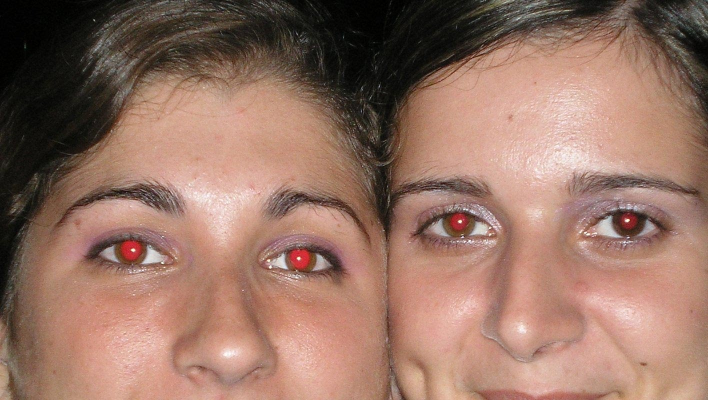
%> input picture red_eye_ex1.jpg, 1416 x 800 px (shown at 1/2 size)
$ octave redeyeremover.m   (GNU Octave 9; MATLAB toolbox functions it lacks are replaced by stand-ins)
%> lines starting %> are read from the running program, lines starting %| are printed output that depends on the picture; in (x1, y1, x2, y2) boxes, pixels count from 0 and x2, y2 are one past the last pixel; in counts of white or black regions, pixels touching at a corner belong together; the program's own positions count from 1


%removing red eye - Cara

%read in image
img= imread("red_eye_ex1.jpg");
%> img is the input picture: size 800x1416x3 uint8; mean R, G, B 150.6, 115.1, 100.5

imagesc(img);

%set RGB values into separate matrices
image_R= double(img(:,:,1));
image_G= double(img(:,:,2));
image_B= double(img(:,:,3));
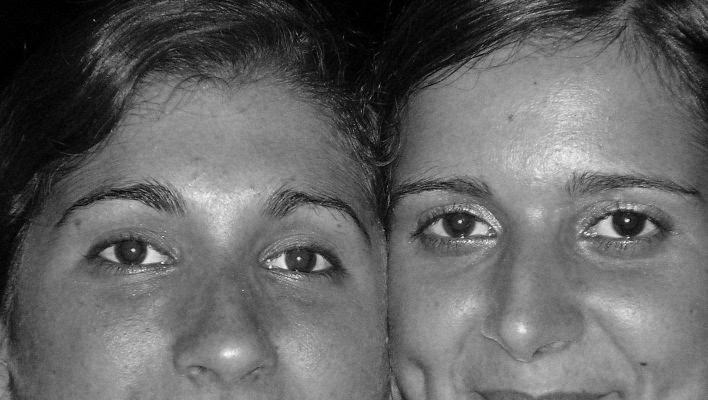
%> image_B: size 800x1416 double (shown at 1/2 size); min 0, max 255, mean 100.5

%looking at just the R section, can we isolate the red eyes w/ edge
%detection?

%% use Canny Edge Detection on R,G.B matrices

colormap(gray);

edD= edge(image_R,'canny', .66); %.66;
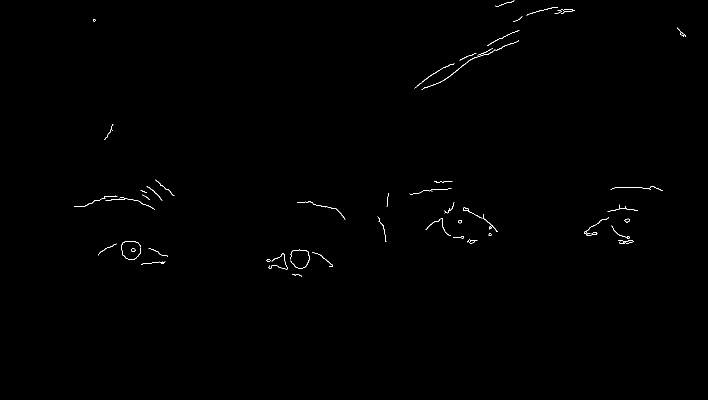
%> edD: size 800x1416 logical (shown at 1/2 size); 0.29% white in thin lines or dots, all inside (x1, y1, x2, y2) = (148, 1, 1372, 554)
imagesc(edD);


edD1= edge(image_G,'canny', .55);
%> edD1: size 800x1416 logical; 0.15% white in thin lines or dots, all inside (x1, y1, x2, y2) = (197, 14, 1300, 554)
imagesc(edD1);


edD2= edge(image_B,'canny', .55);
%> edD2: size 800x1416 logical; 0.25% white in thin lines or dots, all inside (x1, y1, x2, y2) = (186, 15, 1372, 558)
imagesc(edD2);

%%

%so we've ID'ed the eyes using canny edge detection- but also the eyebrows & some hair

%combine them into one image
combine = edD + edD1 +edD2;

%now only save pixels which were Id'd as edges in 2 or more of the RGB
for row = 1:size(combine,1)
    for col = 1:size(combine,2)
        if combine(row, col) >= 2
            c(row,col) =1 ;
        else
            c(row,col) = 0;
        end

    end
end
%> c: size 800x1416 double; values 0 (black) and 1 (white), 0.18% white in thin lines or dots, all inside (x1, y1, x2, y2) = (186, 14, 1372, 554)

% 1 means it's an edge in one of the images
% 2 means it's an edge in two of the images
% 3 means it's an edge in three of the images


%%
imagesc(c)

%use close technique

closeBW = imclose(c,strel('disk',20));
%> closeBW: size 800x1416 double; values 0 (black) and 1 (white), 1.2% white; 16 white regions (1 under 20 px), largest, box (x1, y1, x2, y2) and area: (851, 411, 996, 488) 4385, (1168, 409, 1276, 487) 3909, (533, 507, 604, 554) 1684
figure, imshow(closeBW)

%%

%boom, now we know where to look for the eyes-- so now we must go through
%and find the red spots

imagesc(img)
hold on
openBW= bwareaopen(closeBW, 600);
%> openBW: size 800x1416 logical; 1% white; 4 white regions, box (x1, y1, x2, y2) and area: (851, 411, 996, 488) 4385, (1168, 409, 1276, 487) 3909, (533, 507, 604, 554) 1684, (262, 490, 337, 529) 1571
imagesc(openBW)
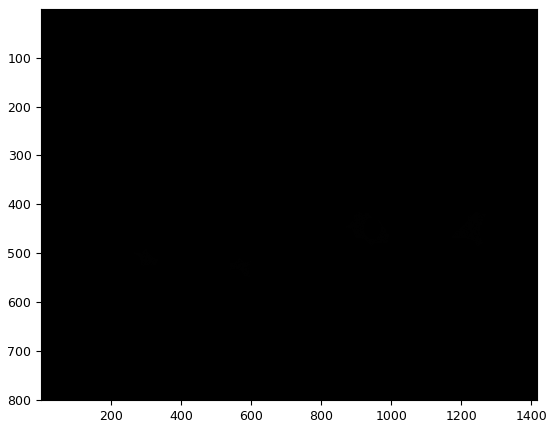
%> figure redrawn from the program's plot data

%%

%save these coordinates

i=1;
for row = 1:size(openBW,1)
    for col = 1:size(openBW,2)
        if openBW(row, col) >0
            x_coords(i) =row ;
            y_coords(i) =col;
            i = i+1;
        end
    end
end
%> after the loop, i = 11550

%%
clf;
imagesc(img)
hold on
scatter(y_coords, x_coords);

%%

%okay so now that we have the coordinates, we are going to want to find the
%actual spot that is red


closeBW2 = imdilate(openBW,strel('disk',20));
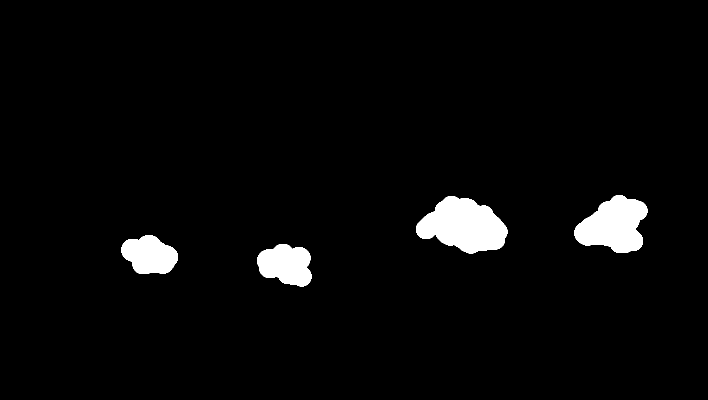
%> closeBW2: size 800x1416 logical (shown at 1/2 size); 3.4% white; 4 white regions, box (x1, y1, x2, y2) and area: (832, 392, 1015, 507) 13894, (1149, 390, 1295, 506) 11232, (514, 488, 623, 573) 6893, (243, 471, 356, 548) 6375
figure, imshow(closeBW2)

i=1;
for row = 1:size(closeBW2,1)
    for col = 1:size(closeBW2,2)
        if closeBW2(row, col) >0
            x_coords2(i) =row ;
            y_coords2(i) =col;
            i = i+1;
        end
    end
end
%> after the loop, i = 38395


clf;
imagesc(img)
hold on
scatter(y_coords2, x_coords2);
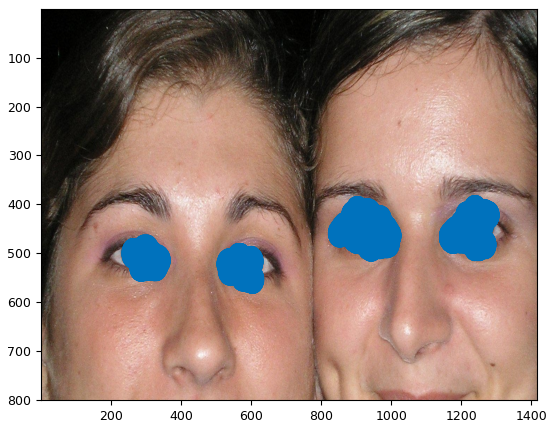
%> figure redrawn from the program's plot data


%%
j=1;
for row = 1:size(y_coords2,2)
   test = image_R(x_coords2(row), y_coords2(row));
   if test > 140
       if  image_G(x_coords2(row), y_coords2(row)) < 80
           if  image_B(x_coords2(row), y_coords2(row)) <80
                R_vals2(j) = test;
                x_coords_short(j)= x_coords2(row);
                y_coords_short(j)= y_coords2(row);
                j= j+1;
           end
       end

   end
end
%> this loop made 38394 passes
%> test on passes 1 to 3: 188, 184, 186
%> after the loop, R_vals2 = 3071 values, max 231 at index 873, min 141 at index 5, mean 181.9; j = 3072; x_coords_short = 3071 values from 429 to 539; y_coords_short = 3071 values, max 1268 at index 201, min 244 at index 1080, mean 562.2

%%

clf;
imagesc(img)
hold on
scatter(y_coords_short, x_coords_short, ".");

%WOOOO identified what we need y_coords_short,x_coords_short

%%

%Now, let's fix it

%img= imread("red_eye_ex1.jpg");
%image_R= double(img(:,:,1));
image_R_2= double(img(:,:,1));

for row = 1:size(y_coords_short,2)
    image_R_2(x_coords_short(row), y_coords_short(row))=  image_R(x_coords_short(row), y_coords_short(row))-120;
end
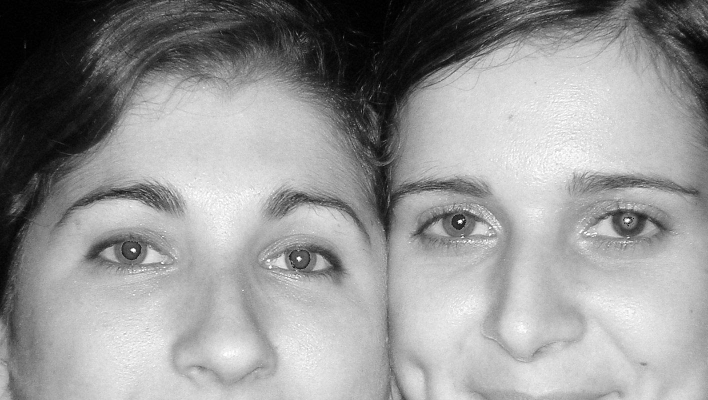
%> image_R_2: size 800x1416 double (shown at 1/2 size); min 0, max 255, mean 150.3


%%
image_new(:,:,1)= uint8(image_R_2);
image_new(:,:,2)= uint8(image_G);
image_new(:,:,3)= uint8(image_B);
%> image_new: size 800x1416x3 uint8

image_new= uint8(image_new);

imagesc(image_new)


%% OPT- BLUR

image_R_3= image_R_2;
image_G_3 = image_G;
image_B_3 = image_B;

for row = 1:size(y_coords_short,2) %for each coord, pull surrounding pixels & blurr
    r= x_coords_short(row);
    c = y_coords_short(row);
    image_R_3(r,c)= g_blurr(image_R_2, r,c);
    image_G_3(r,c)= g_blurr(image_G, r,c);
    image_B_3(r,c)= g_blurr(image_B, r,c);
    image_R_3(r, c)=  image_R_3(r,c)-120;
    % blurr_sum= 4*image_R_2(r,c) + 2* image_R_2(r-1,c) + 2* image_R_2(r+1,c) + 2*image_R_2(r,c-1) + 2*image_R_2(r,c+1) + image_R_2(r-1,c-1)  + image_R_2(r-1,c+1) +  image_R_2(r+1,c+1) + image_R_2(r+1,c-1)   ;
    %image_R_3(r,c)= (blurr_sum/16);
end
%> this loop made 3071 passes
%> (r, c) on passes 1 to 3: (429, 919), (429, 920), (429, 921)
%> image_B_3: size 800x1416 double; 0.27% of pixels changed, all inside (x1, y1, x2, y2) = (243, 428, 1268, 539)
%> image_G_3: size 800x1416 double; min 0, max 255, mean 115.1; mean of the top-left, top-right, bottom-left and bottom-right quarters 81.5, 110.9, 129.9, 138.3
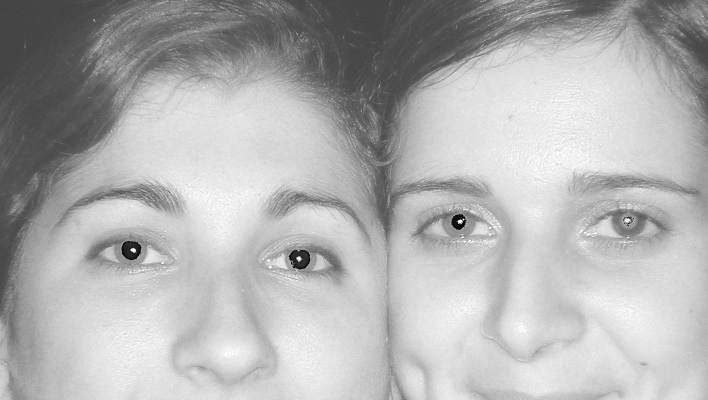
%> image_R_3: size 800x1416 double (shown at 1/2 size); 0.27% of pixels changed, all inside (x1, y1, x2, y2) = (243, 428, 1268, 539); drawn with min black and max white

image_blurred(:,:,1)= uint8(image_R_3);
image_blurred(:,:,2)= uint8(image_G_3);
image_blurred(:,:,3)= uint8(image_B_3);
%> image_blurred: size 800x1416x3 uint8

image_blurred = uint8(image_blurred);

imagesc(image_blurred)


function results= g_blurr(image, r,c )
    blurr_sum= 4*image(r,c) + 2* image(r-1,c) + 2* image(r+1,c) + 2*image(r,c-1) + 2*image(r,c+1) + image(r-1,c-1)  + image(r-1,c+1) +  image(r+1,c+1) + image(r+1,c-1)   ;
    results= (blurr_sum/16);

end
